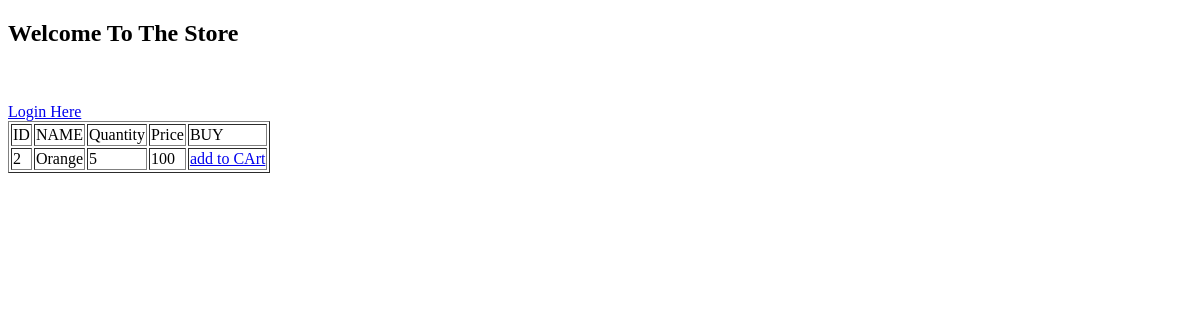
The app's page /, older data.
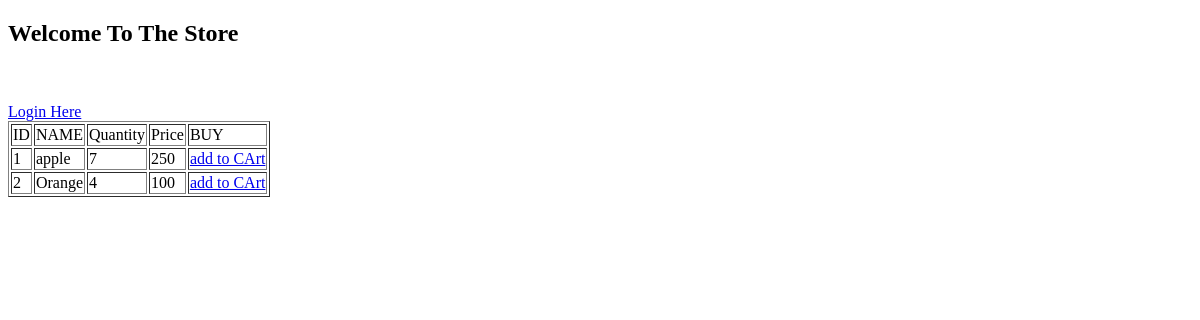
The same page, newer data.
### tables this page shows
CREATE TABLE item_ecom (id INT, name TEXT, quantity INT, price INT);

### handler.py (the view)
@app.route('/')
def showInput():
   conn = sqlite3.connect('database.db')
   print ("Opened database successfully")
   conn.row_factory = sqlite3.Row
   cur = conn.cursor()
   cur.execute("select * from item_ecom")
   rows = cur.fetchall()
   conn.close
   username = ""
   if 'username' in session:
      username = session['username']
   return render_template("home.html",rows = rows, username = username)

### templates/home.html (shortened to what this page needs)
<!doctype html>
<html>
   <body>
      <h2>Welcome To The Store</h2>
      {% if username != "" %}
         <p>Welcome back {{ username }}</p>
         <a href="/logoutPage"> Logout </a>
         </br>
         <a href="/showCart">Show Cart</a>
      {% else %}
         <a href="/loginPage"> Login Here </a>
      {% endif %}
         <table border = 1>
            <thead>
               <td>ID</td>
               <td>NAME</td>
               <td>Quantity</td>
               <td>Price</td>
               <td>BUY</td>
            </thead>
            {% for row in rows %}
               {% if row["quantity"] > 0 %}
               <tr>
                  <td>{{row["id"]}}</td>
                  <td>{{row["name"]}}</td>
                  <td> {{ row["quantity"]}}</td>
                  <td>{{row["price"]}}</td>
                  <td><a href = "/addToCart?itemId={{row[0]}}"> add to CArt</a></td>
               </tr>
               {% endif %}
            {% endfor %}
         </table>
   </body>
</html>

Row changes from the older to the newer data that the page shows:
now on this page (row edited): item_ecom: id "1", name "apple", quantity "7", price "250"
changed item_ecom "Orange": quantity "5" → "4"
